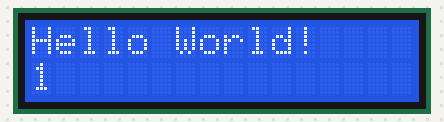
The sketch below on a simulated Arduino Uno, built with avr-gcc and run on an emulated ATmega328P. Parts: 16×2 character LCD. What the sketch prints to the serial monitor is not drawn.

Above: at 1.79 s.
At 6.1 s:
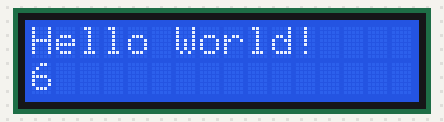
At 11.1 s:
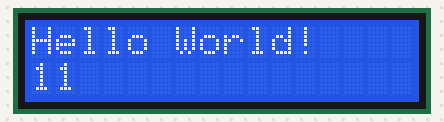
At 20.1 s:
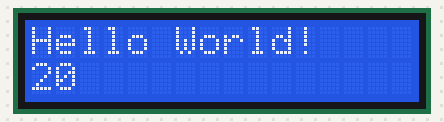
At 29.1 s:
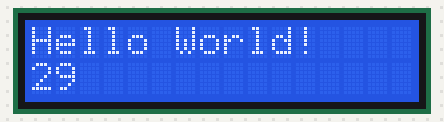
At 39.1 s:
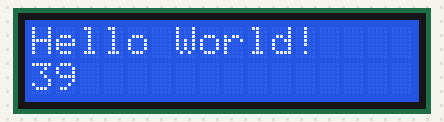

The sketch:

HelloWorld.ino
```cpp
#include <Wire.h>
#include <LiquidCrystal_I2C.h>

LiquidCrystal_I2C lcd(0x27, 16, 2);
void setup() {

  Serial.begin(9600);
  delay(1000);
  Wire.begin();

  Serial.println("Scanning...");
  for (byte addr = 1; addr < 127; addr++) {
    Serial.println(addr);
    Wire.beginTransmission(addr);
    if (Wire.endTransmission() == 0) {
      Serial.print("Found device at: 0x");
      Serial.println(addr, HEX);
    }
  }
  Serial.println("Done.");
  // put your setup code here, to run once:
  lcd.begin(16,2);
  lcd.setBacklight(1);
  lcd.print("Hello World!");
}

void loop() {
  // put your main code here, to run repeatedly:
  lcd.setCursor(0, 1);
  lcd.print(millis() / 1000);
  //Serial.println(millis()/1000);
}
```

Measured:
- what the display in image 0 shows lasts 0.4 s, from 1.6 s to 2.0 s
- what the display in image 1 shows lasts 1.0 s, from 6.0 s to 7.0 s
